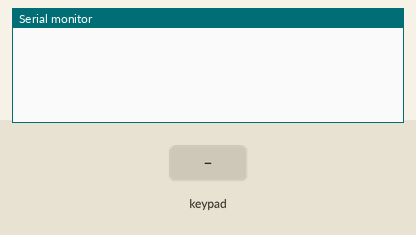
This sketch was run on a simulated Arduino Uno, built with avr-gcc and run on an emulated ATmega328P. Parts: the last lines printed to the serial monitor. Inputs (shaded band) come from the test bench.

Above: at 1.2 s.
1.3 s: key '1' pressed
At 2.5 s:
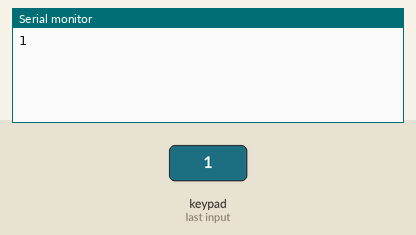
2.8 s: keypad keys 5 4 3 2 # pressed 0.4 s apart
At 4.8 s:
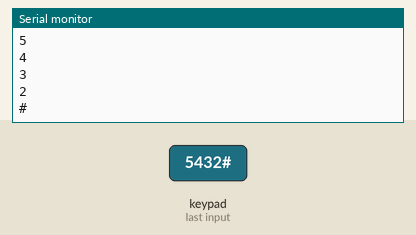
6.3 s: key '*' pressed
At 7.5 s:
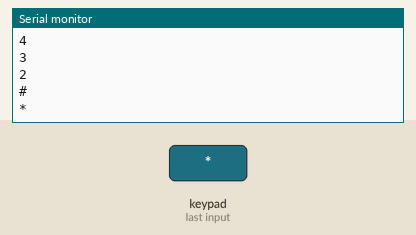
7.8 s: keypad keys 5 4 3 2 A pressed 0.4 s apart
At 10.0 s:
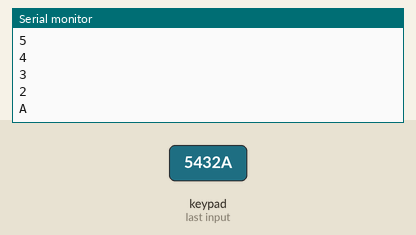
11.3 s: key 'B' pressed
At 12.5 s:
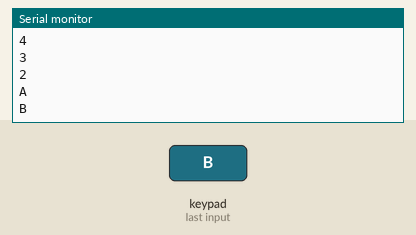
12.8 s: keypad keys 5 4 3 2 D pressed 0.4 s apart
At 14.8 s:
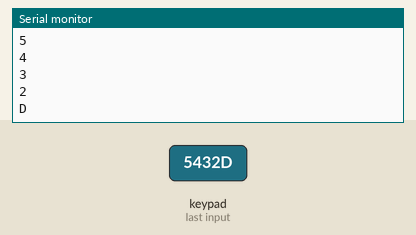
Timing chart, 0 to 16.3 s (numbered marks = the images above; inputs shaded):
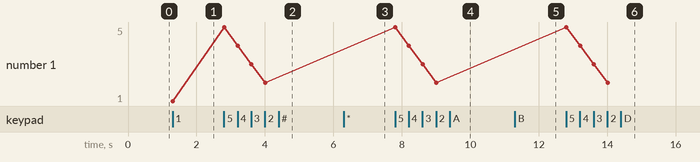

Measured:
- after the input at 1.3 s, the serial monitor: prints a new line at once (image 1)
- after the input at 2.8 s, the serial monitor: prints a new line at once (image 2)
- after the input at 6.3 s, the serial monitor: prints a new line at once (image 3)
- after the input at 7.8 s, the serial monitor: prints a new line at once (image 4)
- after the input at 11.3 s, the serial monitor: prints a new line at once (image 5)
- after the input at 12.8 s, the serial monitor: prints a new line at once (image 6)
- plotted number 1: 1 → 2 after the input at 2.8 s

The sketch:

Keypad_Test.ino
```cpp
#include <Keypad.h>

const byte rows = 5; //rows
const byte cols = 4; //columns
char keys [rows][cols] = {
  {'1','4','7','#'},
  {'2','5','8','0'},
  {'3','6','9','*'},
  {'A','B','C','D'}
};

byte rowPins[rows] = {5, 4, 3, 2};
byte colPins[cols] = {9, 8, 7, 6};
Keypad mykeypad = Keypad( makeKeymap(keys), rowPins, colPins, rows, cols );

void setup() {
  // put your setup code here, to run once:
  Serial.begin(9600);
}

void loop() {
  // put your main code here, to run repeatedly:
  char thisKey = mykeypad.getKey();

  if (thisKey){
    Serial.println(thisKey);
  }

  //int trash = Serial.read();
  //Serial.println(trash);
}
```
